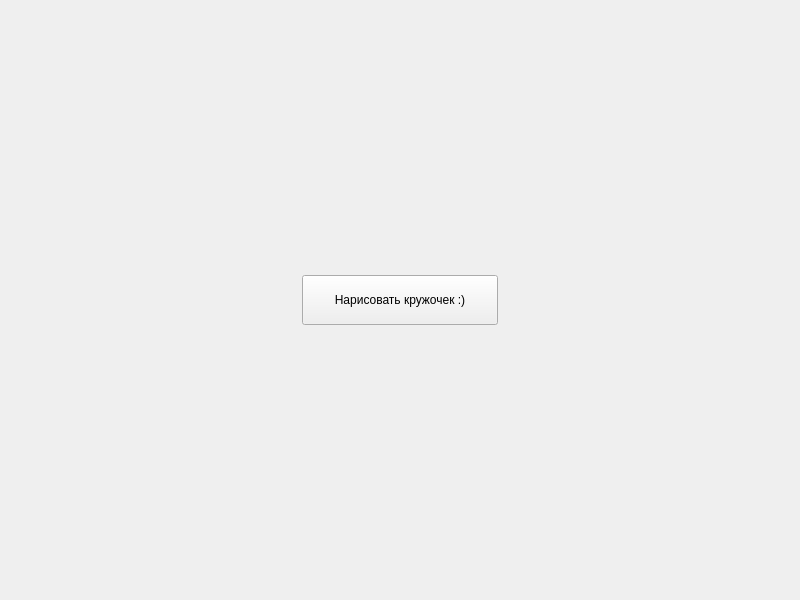
<?xml version="1.0" encoding="UTF-8"?>
<ui version="4.0">
 <class>Form</class>
 <widget class="QWidget" name="Form">
  <property name="geometry">
   <rect>
    <x>0</x>
    <y>0</y>
    <width>800</width>
    <height>600</height>
   </rect>
  </property>
  <property name="windowTitle">
   <string>Bruh</string>
  </property>
  <layout class="QGridLayout" name="gridLayout">
   <item row="0" column="0">
    <widget class="QPushButton" name="btn_create">
     <property name="minimumSize">
      <size>
       <width>196</width>
       <height>50</height>
      </size>
     </property>
     <property name="maximumSize">
      <size>
       <width>196</width>
       <height>50</height>
      </size>
     </property>
     <property name="text">
      <string>Нарисовать кружочек :)</string>
     </property>
    </widget>
   </item>
  </layout>
 </widget>
 <resources/>
 <connections/>
</ui>
